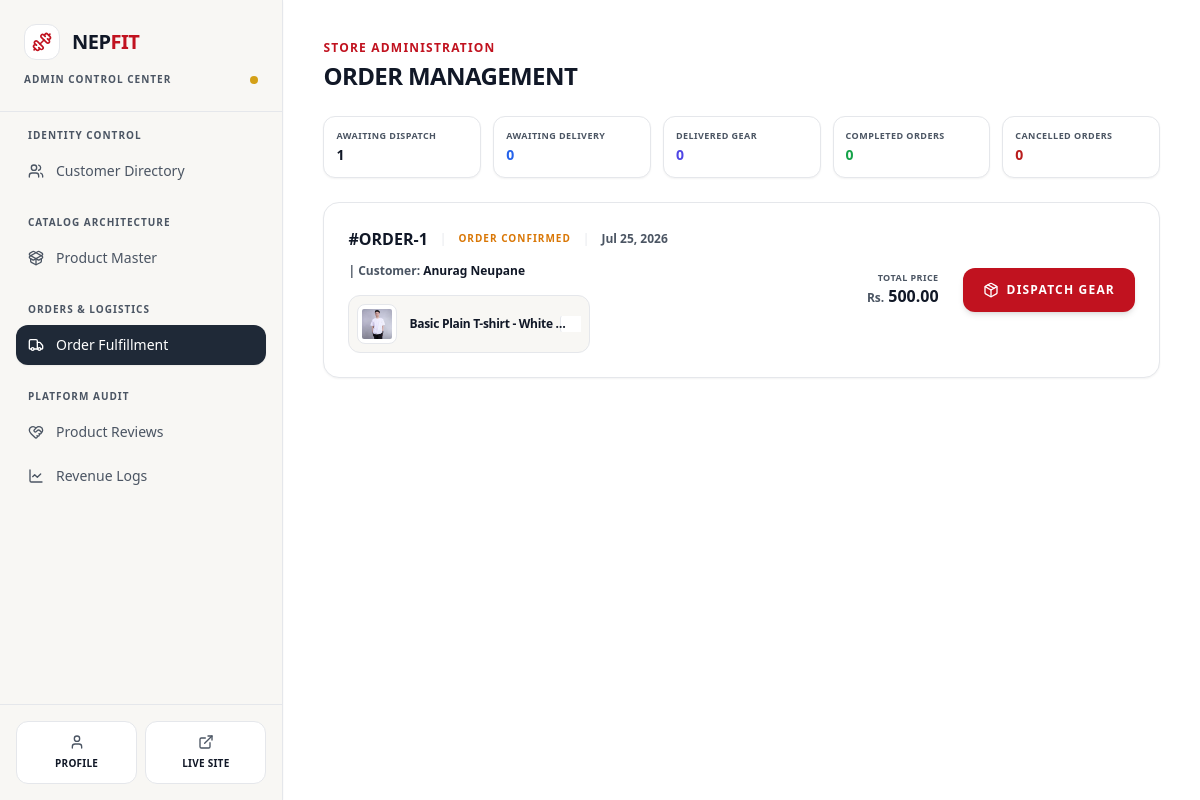
The app's page /dashboard/admin/?section=order-fulfillment (signed in), older data.
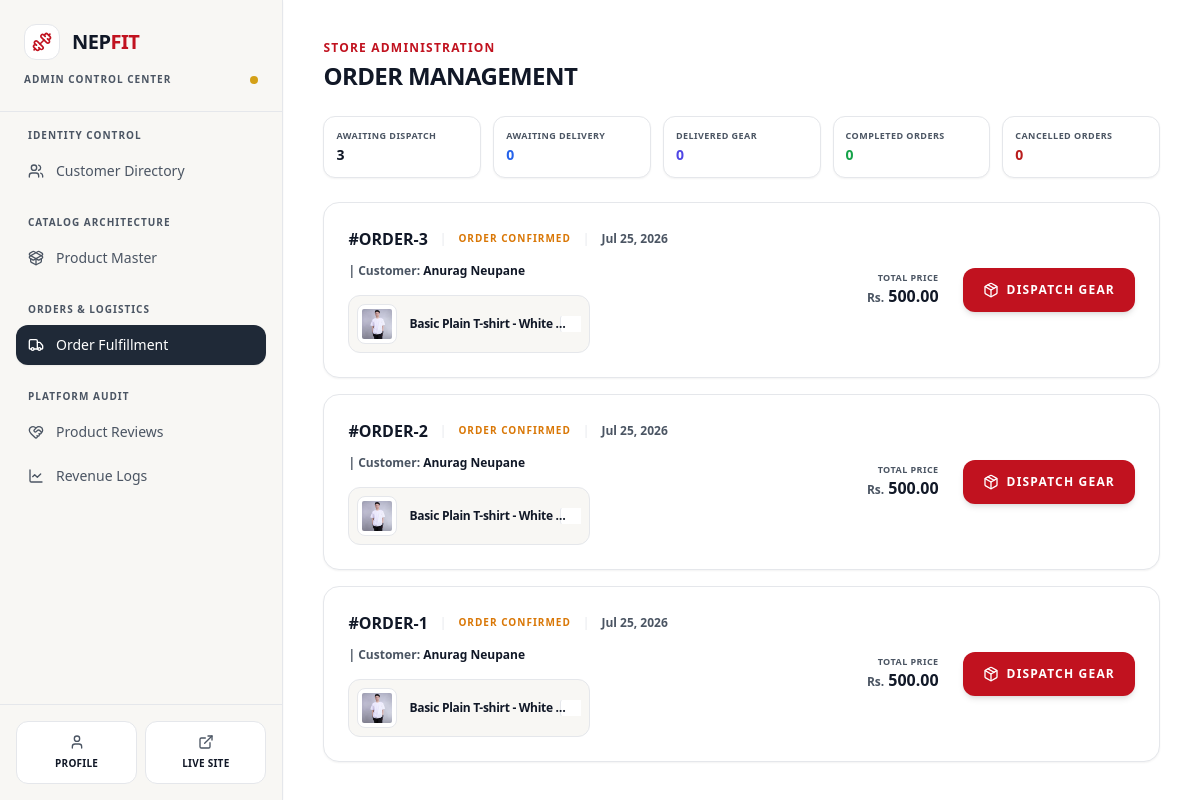
The same page, newer data.
### nf_app/models.py (models this page shows, shortened)
class Order(models.Model):
    class Status(models.TextChoices):
        CONFIRMED = 'confirmed', 'Order Confirmed'
        SHIPPING = 'shipping', 'In Transit'
        DELIVERED = 'delivered', 'Delivered'
        COMPLETED = 'completed', 'Completed'
        CANCELLED = 'cancelled', 'Cancelled'
    class PaymentMethod(models.TextChoices):
        ESEWA = 'esewa', 'eSewa'
        COD = 'cod', 'Cash on Delivery'
    customer = models.ForeignKey(User, on_delete=models.CASCADE, related_name='orders')
    total_amount = models.DecimalField(max_digits=12, decimal_places=2)
    status = models.CharField(max_length=20, choices=Status.choices, default=Status.CONFIRMED)
    transaction_id = models.CharField(max_length=100, blank=True, null=True, help_text="Payment provider tracking reference ID")
    shipping_address = models.TextField()
    payment_method = models.CharField(max_length=20, choices=PaymentMethod.choices, default=PaymentMethod.ESEWA)
    created_at = models.DateTimeField(auto_now_add=True)

class User(AbstractUser):
    phone = models.CharField(max_length=20, blank=True)
    address = models.TextField(blank=True)
    profile_picture = models.ImageField(upload_to='images/user/', blank=True, null=True)

class OrderItem(models.Model):
    order = models.ForeignKey(Order, on_delete=models.CASCADE, related_name='items')
    product = models.ForeignKey(Product, on_delete=models.CASCADE)
    selected_size = models.CharField(max_length=10, choices=Product.Size.choices, default=Product.Size.MEDIUM)
    price_at_purchase = models.DecimalField(max_digits=10, decimal_places=2)
    quantity = models.PositiveIntegerField(default=1)

class Product(models.Model):
    class Category(models.TextChoices):
        SHIRTS = 'shirts', 'Shirts'
        T_SHIRTS = 't_shirts', 'T-Shirts'
        PANTS = 'pants', 'Pants'
        HOODIES = 'hoodies', 'Hoodies'
        JACKETS = 'jackets', 'Jackets'
        SWEATSHIRTS = 'sweatshirts', 'Sweatshirts'
        JOGGERS = 'joggers', 'Joggers'
        SHORTS = 'shorts', 'Shorts'
    class Size(models.TextChoices):
        SMALL = 'S', 'Small'
        MEDIUM = 'M', 'Medium'
        LARGE = 'L', 'Large'
        XLARGE = 'XL', 'Extra Large'
        XXLARGE = 'XXL', 'Double Extra Large'
    name = models.CharField(max_length=255)
    brand = models.CharField(max_length=100, default='NepFit', help_text="Brand name (e.g., NepFit)")
    category = models.CharField(max_length=30, choices=Category.choices)
    size = models.CharField(max_length=10, choices=Size.choices, default=Size.MEDIUM, help_text="Default size for this product")
    description = models.TextField(help_text="Product details, fabric materials, and sizing guide.")
    price = models.DecimalField(max_digits=10, decimal_places=2)
    stock = models.PositiveIntegerField(default=10)
    product_image = models.ImageField(upload_to='images/products/')
    is_active = models.BooleanField(default=True)
    created_at = models.DateTimeField(auto_now_add=True)

### nf_app/views/dashboard.py (the view)
# urls.py: path('dashboard/admin/', admin_dashboard_view, name='admin_dashboard'),
@login_required
def admin_dashboard_view(request):
    if not request.user.is_staff:
        messages.error(request, "You are not authorized to access the admin dashboard.")
        return redirect('home')
    section = request.GET.get('section', 'customer-management')
    context = {
        'section': section,
        'awaiting_dispatch_count': Order.objects.filter(status=Order.Status.CONFIRMED).count(),
        'awaiting_delivery_count': Order.objects.filter(status=Order.Status.SHIPPING).count(),
        'delivered_count': Order.objects.filter(status=Order.Status.DELIVERED).count(),
        'completed_count': Order.objects.filter(status=Order.Status.COMPLETED).count(),
        'cancelled_count': Order.objects.filter(status=Order.Status.CANCELLED).count(),
    }
    if section == 'customer-management':
        context['customers'] = User.objects.filter(is_staff=False).order_by('-date_joined')
    elif section == 'product-management':
        context['products'] = Product.objects.all().order_by('-created_at')
    elif section == 'order-fulfillment':
        context['orders'] = Order.objects.all().order_by('-created_at')
    elif section == 'product-reviews':
        context['reviews'] = None
    elif section == 'revenue_logs':
        context['revenue_logs'] = None
    return render(request, 'dashboard/admin_dashboard.html', context)

### nf_app/templates/dashboard/admin_dashboard.html (shortened to what the changed rows need)
<!DOCTYPE html>
<html lang="en">
<head>
    {% load static %}
    <link href="{% static 'css/styles.css' %}" rel="stylesheet" />
</head>
<body class="bg-[#FFFFFF] flex min-h-screen overflow-hidden text-[#111827] font-sans">
    <aside class="w-72 bg-[#F8F7F4] flex flex-col shadow-sm relative z-30 border-r border-[#E5E7EB]">
        <div class="p-6 border-b border-[#E5E7EB]">
            <div class="flex items-center gap-3">
                <h1 class="text-xl font-extrabold tracking-tight text-[#111827]">
                    NEP<span class="text-[#C1121F] font-black">FIT</span>
                </h1>
            </div>
        </div>
    </aside>
    <main class="flex-grow flex flex-col h-screen overflow-y-auto bg-[#FFFFFF] p-6 lg:p-10">
        <div class="max-w-7xl w-full mx-auto">
            {% if section == 'customer-management' or not section %}
                {% include 'dashboard/admin/_customer_management.html' %}
            {% elif section == 'product-management' %}
                {% include 'dashboard/admin/_product_management.html' %}
            {% elif section == 'order-fulfillment' %}
                {% include 'dashboard/admin/_order_fulfillment.html' %}
            {% elif section == 'product-reviews' %}
                {% include 'dashboard/admin/_product_reviews.html' %}
            {% elif section == 'revenue-logs' %}
                {% include 'dashboard/admin/_revenue_logs.html' %}
            {% endif %}
        </div>
    </main>
</body>
</html>

### nf_app/templates/dashboard/admin/_order_fulfillment.html (shortened to what the changed rows need)
<div class="space-y-6">
    <div class="flex flex-col xl:flex-row xl:items-center justify-between gap-6">
        <div>
            <h2 class="text-xs font-extrabold uppercase tracking-widest text-[#C1121F] mb-1">Store Administration</h2>
            <h1 class="text-2xl font-black text-[#111827] tracking-tight uppercase">Order Management</h1>
        </div>
        <div class="grid grid-cols-2 sm:grid-cols-5 gap-3 w-full xl:w-auto">
            <div class="bg-[#FFFFFF] border border-[#E5E7EB] rounded-xl p-3 flex flex-col justify-center min-w-[140px] shadow-sm">
                <span class="text-[9px] uppercase font-extrabold tracking-wider text-[#4B5563] block mb-0.5">Awaiting Dispatch</span>
                <span class="text-sm font-black text-[#111827]">{{ awaiting_dispatch_count }}</span>
            </div>
        </div>
    </div>
    <div class="space-y-4">
        {% for order in orders %}
            <div class="bg-[#FFFFFF] border border-[#E5E7EB] rounded-2xl p-6 flex flex-col lg:flex-row lg:items-center justify-between gap-6 hover:border-[#1F2937]/30 transition-all shadow-sm group">
                <div class="space-y-4 flex-grow w-full">
                    <div class="flex flex-wrap items-center gap-3">
                        <span class="font-black text-base text-[#111827]">#ORDER-{{ order.id }}</span>
                        <span class="text-xs text-[#E5E7EB] font-light">|</span>
                        <span class="text-[10px] font-extrabold uppercase tracking-widest
                            {% if order.status == 'confirmed' %} text-[#D97706]
                            {% elif order.status == 'shipping' %} text-[#2563EB]
                            {% elif order.status == 'delivered' %} text-[#4F46E5]
                            {% elif order.status == 'cancelled' %} text-[#B91C1C]
                            {% else %} text-[#16A34A] {% endif %}">
                            {{ order.get_status_display }}
                        </span>
                        <span class="text-xs text-[#E5E7EB] font-light">|</span>
                        <span class="text-xs text-[#4B5563] font-bold">{{ order.created_at|date:"M d, Y" }}</span>
                        <span class="text-xs text-[#4B5563] font-bold">| Customer: <strong class="text-[#111827] font-extrabold">{{ order.customer.get_full_name }}</strong></span>
                    </div>
                    <div class="grid grid-cols-1 sm:grid-cols-2 gap-3 max-w-4xl">
                        {% for item in order.items.all %}
                            <div class="flex items-center gap-3 bg-[#F8F7F4] border border-[#E5E7EB] p-2 rounded-xl">
                                <div class="w-10 h-10 bg-[#FFFFFF] border border-[#E5E7EB] rounded-lg overflow-hidden flex items-center justify-center p-1 shrink-0">
                                    {% if item.product.product_image %}
                                        <img src="{{ item.product.product_image.url }}" alt="{{ item.product.name }}" class="w-full h-full object-cover rounded-sm">
                                    {% else %}
                                        <i data-lucide="dumbbell" class="w-5 h-5 text-[#E5E7EB]"></i>
                                    {% endif %}
                                </div>
                                <span class="text-[#111827] text-xs font-extrabold tracking-tight truncate flex-grow">
                                    {{ item.product.name }}
                                    <span class="text-[#C1121F] bg-[#FFFFFF] px-1.5 py-0.5 rounded border border-[#E5E7EB] text-[10px] font-extrabold ml-1">x{{ item.quantity }}</span>
                                </span>
                            </div>
                        {% endfor %}
                    </div>
                </div>
                <div class="flex flex-wrap sm:flex-nowrap items-center justify-between lg:justify-end gap-6 border-t lg:border-t-0 border-[#E5E7EB] pt-4 lg:pt-0 shrink-0 w-full lg:w-auto">
                    <div class="flex flex-col lg:text-right">
                        <span class="text-[9px] uppercase font-extrabold tracking-wider text-[#4B5563]">Total Price</span>
                        <div class="flex items-baseline gap-0.5">
                            <span class="text-xs font-extrabold text-[#4B5563] mr-0.5">Rs.</span>
                            <span class="text-base font-black text-[#111827]">{{ order.total_amount }}</span>
                        </div>
                    </div>
                    <div class="flex items-center gap-2 w-full sm:w-auto justify-end">
                        {% if order.status == 'confirmed' %}
                        <a href="/order/dispatch/{{ order.id }}" class="bg-[#C1121F] hover:bg-[#9B0D18] text-[#FFFFFF] font-extrabold h-11 px-5 rounded-xl transition-all flex items-center justify-center gap-2 text-xs uppercase tracking-widest whitespace-nowrap shadow-md">
                            <i data-lucide="package" class="w-4 h-4"></i>
                            <span>Dispatch Gear</span>
                        </a>
                        {% elif order.status == 'delivered' %}
                        <div class="bg-[#F8F7F4] border border-[#E5E7EB] text-[#4B5563] font-extrabold h-11 px-5 rounded-xl flex items-center justify-center gap-2 text-xs uppercase tracking-widest select-none min-w-[110px]">
                            <i data-lucide="clock" class="w-4 h-4 text-[#4F46E5]"></i>
                            <span>Awaiting Handover</span>
                        </div>
                        {% elif order.status == 'cancelled' %}
                        <div class="bg-[#B91C1C]/10 border border-[#B91C1C]/20 text-[#B91C1C] font-extrabold h-11 px-5 rounded-xl flex items-center justify-center gap-2 text-xs uppercase tracking-widest select-none min-w-[110px]">
                            <i data-lucide="x-circle" class="w-4 h-4 text-[#B91C1C]"></i>
                            <span>Cancelled</span>
                        </div>
                        {% endif %}
                    </div>
                </div>
            </div>
        {% endfor %}
    </div>
</div>

Row changes from the older to the newer data that the page shows:
added Order: id "3", status "ORDER CONFIRMED", created_at "Jul 25, 2026", customer.get_full_name "Anurag Neupane", total_amount "500.00"
added OrderItem: product.product_image (picture), product.name "Basic Plain T-shirt - White", shown under "3"
added Order: id "2", status "ORDER CONFIRMED", created_at "Jul 25, 2026", customer.get_full_name "Anurag Neupane", total_amount "500.00"
added OrderItem: product.product_image (picture), product.name "Basic Plain T-shirt - White", shown under "2"
Text that changed along with them:
{{ awaiting_dispatch_count }}: "1" → "3"
